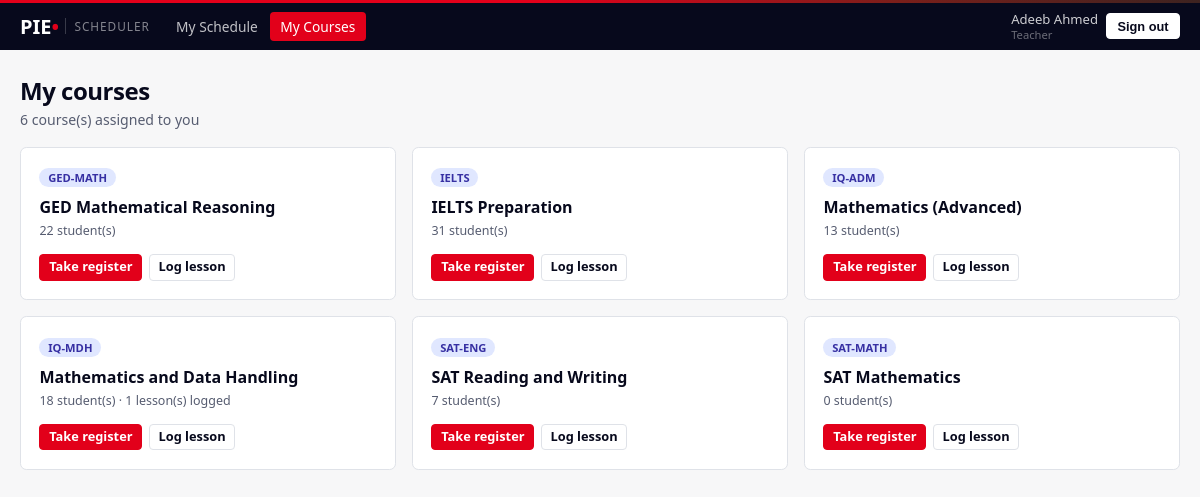
Page /teacher (signed in) on the committed database.
### models.py (models this page shows, shortened)
class User(UserMixin, db.Model):
    __tablename__ = "user"
    id           = db.Column(db.Integer, primary_key=True)
    username     = db.Column(db.String(64), unique=True, nullable=False, index=True)
    password_hash= db.Column(db.String(255), nullable=False)
    full_name    = db.Column(db.String(120), nullable=False)
    role         = db.Column(db.String(16), nullable=False, index=True)
    status       = db.Column(db.String(16), default="ACTIVE", nullable=False, index=True)
    phone        = db.Column(db.String(32))
    email        = db.Column(db.String(120))
    branch       = db.Column(db.String(32), index=True)
    subjects     = db.Column(db.String(255))          # teachers only
    max_daily_hours = db.Column(db.Float, default=8.0)# teachers only
    days_off     = db.Column(db.String(32))           # teachers: "0,3" = Mon,Thu
    work_hours   = db.Column(db.String(255))          # "0=10:00-20:00;1=14:00-20:00"
    initial_password = db.Column(db.String(64))
    created_at   = db.Column(db.DateTime, default=datetime.utcnow)
    @property
    def is_active(self):
        return self.status == "ACTIVE"
    @property
    def is_admin(self):
        return self.role == "ADMIN"
    @property
    def is_teacher(self):
        return self.role == "TEACHER"
    @property
    def is_student(self):
        return self.role == "STUDENT"
    @property
    def is_viewer(self):
        return self.role == "STUDENT_VIEWER"

class Course(db.Model):
    __tablename__ = "course"
    id           = db.Column(db.Integer, primary_key=True)
    course_code  = db.Column(db.String(32), unique=True, nullable=False)
    course_name  = db.Column(db.String(160), nullable=False)
    description  = db.Column(db.Text)          # what the course is, in prose
    mnemonic       = db.Column(db.String(40))    # e.g. 03 IFY MDH
    awarding_body  = db.Column(db.String(120))   # e.g. INTO Qualifications
    level          = db.Column(db.String(80))    # e.g. RQF Level 3
    credits        = db.Column(db.Integer)
    learning_hours = db.Column(db.Integer)
    assessment     = db.Column(db.Text)          # one line per component
    outcomes       = db.Column(db.Text)          # one line per outcome
    branch       = db.Column(db.String(32))
    is_archived  = db.Column(db.Boolean, default=False, nullable=False)
    created_at   = db.Column(db.DateTime, default=datetime.utcnow)

### views_teacher.py (the view)
@bp.route("/teacher")
@login_required
@teacher_only
def my_courses():
    courses = _my_courses()
    return render_template("teacher/courses.html", courses=courses,
                           notices=notices_for(current_user))

### helpers.py (called while the page is built, shortened)
def role_required(*roles):
    def decorator(f):
        @wraps(f)
        def inner(*args, **kwargs):
            if not current_user.is_authenticated:
                return redirect(url_for("login"))
            if current_user.role not in roles:
                abort(403)
            return f(*args, **kwargs)
        return inner
    return decorator

def read_only_guard():
    if not current_user.is_authenticated:
        return None
    if current_user.role != "STUDENT_VIEWER":
        return None

def notices_for(user):
    today = date.today()
    q = Announcement.query.filter(
        (Announcement.expires_on.is_(None)) | (Announcement.expires_on >= today)
    )
    if user.is_student:
        q = q.filter(Announcement.audience.in_(["STUDENTS", "EVERYONE"]))
        course_ids = [e.course_id for e in user.enrolments]
        q = q.filter(
            (Announcement.course_id.in_(course_ids)) |
            (Announcement.course_id.is_(None))
        )
    elif user.is_teacher:
        q = q.filter(Announcement.audience.in_(["TEACHERS", "EVERYONE"]))
        my_course_ids = [a.course_id for a in user.teaching_assignments]
        q = q.filter(
            (Announcement.course_id.in_(my_course_ids)) |
            (Announcement.course_id.is_(None))
        )
    return q.order_by(Announcement.is_urgent.desc(),
                      Announcement.created_at.desc()).all()

### views_teacher.py (called while the page is built)
def _my_courses():
    if current_user.is_admin:
        return Course.query.filter_by(is_archived=False).order_by(Course.course_code).all()
    found = {a.course for a in current_user.teaching_assignments
             if a.course and not a.course.is_archived}
    for g in ClassGroup.query.filter_by(teacher_id=current_user.id).all():
        if g.course and not g.course.is_archived:
            found.add(g.course)
    return sorted(found, key=lambda c: c.course_code)

### templates/teacher/courses.html (shortened to what this page needs)
{% extends "base.html" %}
{% block content %}
<div class="page-head">
  <div>
    <h1 class="page-title">My courses</h1>
    <p class="page-sub">{{ courses|length }} course(s) assigned to you</p>
  </div>
</div>
{% if courses %}
<div class="form-row cols-3" style="gap:1rem">
  {% for c in courses %}
  <div class="panel">
    <div style="margin-bottom:.6rem">
      <span class="pill pill-navy">{{ c.course_code }}</span>
    </div>
    <h3 style="font-size:1rem;font-weight:700;margin:0 0 .3rem">{{ c.course_name }}</h3>
    <p class="sub" style="margin:0 0 .9rem">
      {{ c.assignments|length }} student(s)
      {% if c.lessons %} &middot; {{ c.lessons|length }} lesson(s) logged{% endif %}
    </p>
    <div style="display:flex;gap:.4rem;flex-wrap:wrap">
      <a class="btn btn-sm btn-primary"
         href="{{ url_for('teacher.course', cid=c.id, tab='register') }}">Take register</a>
      <a class="btn btn-sm btn-outline"
         href="{{ url_for('teacher.course', cid=c.id, tab='lessons') }}">Log lesson</a>
    </div>
  </div>
  {% endfor %}
</div>
{% endif %}
{% endblock %}

### templates/base.html (shortened to what this page needs)
<!DOCTYPE html>
<html lang="en">
<head>
<link rel="stylesheet" href="{{ url_for('static', filename='css/style.css') }}">
</head>
<body>
{% if current_user.is_authenticated %}
<header class="app-bar">
  <div class="bar-inner">
    <a class="wordmark" href="{{ url_for('dashboard') }}">
      PIE<span class="wm-pie"> &bull;</span>
      <span class="wm-app">Scheduler</span>
    </a>
    <nav class="main-nav">
      {% if current_user.is_admin %}
        <a class="nav-link {{ 'active' if request.endpoint == 'admin.overview' }}"
           href="{{ url_for('admin.overview') }}">Dashboard</a>
        <div class="nav-drop">
          <button type="button" class="nav-link nav-drop-btn
            {{ 'active' if request.endpoint and ('student' in request.endpoint
               or 'teacher' in request.endpoint or 'batch' in request.endpoint) }}">
            People <span class="caret">&#9662;</span>
          </button>
          <div class="nav-menu">
            <a href="{{ url_for('admin.students') }}">Students</a>
            <a href="{{ url_for('admin.teachers') }}">Teachers</a>
            <a href="{{ url_for('admin.terms') }}">Terms</a>
            <a href="{{ url_for('admin.activity') }}">Activity</a>
            <a href="{{ url_for('admin.backup') }}">Download backup</a>
          </div>
        </div>
        <div class="nav-drop">
          <button type="button" class="nav-link nav-drop-btn
            {{ 'active' if request.endpoint and ('course' in request.endpoint
               or 'class' in request.endpoint or 'schedule' in request.endpoint
               or request.endpoint == 'admin.calendar') }}">
            Classes <span class="caret">&#9662;</span>
          </button>
          <div class="nav-menu">
            <a href="{{ url_for('admin.daily') }}">Daily routine &amp; rooms</a>
            <a href="{{ url_for('admin.workload') }}">Teacher load &amp; free time</a>
            <a href="{{ url_for('admin.calendar', view='day') }}">Today's timetable</a>
            <a href="{{ url_for('admin.calendar', view='week') }}">Week view</a>
            <a href="{{ url_for('admin.classes') }}">All classes</a>
            <a href="{{ url_for('admin.class_new') }}">Set up a class</a>
            <a href="{{ url_for('admin.courses') }}">Subjects</a>
            <a href="{{ url_for('admin.clashes') }}">Conflicts</a>
            <a href="{{ url_for('admin.data_check') }}">Data check</a>
          </div>
        </div>
        <a class="nav-link {{ 'active' if request.endpoint and 'routines' in request.endpoint }}"
           href="{{ url_for('admin.routines') }}">Routines</a>
        <a class="nav-link {{ 'active' if request.endpoint == 'admin.reports' }}"
           href="{{ url_for('admin.reports') }}">Reports</a>
        <a class="nav-link {{ 'active' if request.endpoint == 'admin.notices' }}"
           href="{{ url_for('admin.notices') }}">Notices</a>
      {% elif current_user.is_viewer %}
        <a class="nav-link {{ 'active' if 'viewer' in (request.endpoint or '') }}"
           href="{{ url_for('viewer.search') }}">Student Records</a>
      {% elif current_user.is_teacher %}
        <a class="nav-link {{ 'active' if request.endpoint == 'teacher.my_schedule' }}"
           href="{{ url_for('teacher.my_schedule') }}">My Schedule</a>
        <a class="nav-link {{ 'active' if request.endpoint in ('teacher.my_courses','teacher.course') }}"
           href="{{ url_for('teacher.my_courses') }}">My Courses</a>
      {% elif current_user.is_student %}
        <a class="nav-link {{ 'active' if request.endpoint == 'student.dashboard' }}"
           href="{{ url_for('student.dashboard') }}">My Learning</a>
      {% endif %}
    </nav>
    <div class="bar-user">
      <span class="who">{{ current_user.full_name }}<em>{{ current_user.role|title }}</em></span>
      <a href="{{ url_for('logout') }}">
        <button class="btn-signout">Sign out</button>
      </a>
    </div>
  </div>
</header>
{% endif %}
<div class="page">
  {% block content %}{% endblock %}
</div>
</body>
</html>

### static/css/style.css (style rules this page uses)
:root { --ink:#07091C;--ink-2:#161A31;--ink-soft:#565C70;--red:#E2001A;--red-dk:#B80016; --line:#DFE2E8;--line-soft:#EDEFF3;--surface:#F7F7F8;--warn:#B45309;--warn-bg:#FDF3E7; --ok:#0B6B3A;--ok-bg:#E8F3EC }
* { box-sizing:border-box;-webkit-tap-highlight-color:transparent }
body { font-family:system-ui,-apple-system,"Segoe UI",sans-serif;background:var(--surface); color:var(--ink);min-height:100vh;font-size:15px;margin:0 }
a { color:var(--red-dk);text-decoration:none }
.sub { font-size:.78rem;color:var(--ink-soft);line-height:1.3 }
.app-bar { background:var(--ink);position:sticky;top:0;z-index:1020 }
.bar-inner { max-width:1560px;margin:0 auto;padding:.55rem 1.25rem;display:flex;align-items:center;gap:1rem;flex-wrap:wrap }
.wordmark { display:inline-flex;align-items:center;font-weight:800;font-size:1.25rem;color:#fff;text-decoration:none }
.wm-pie { color:var(--red) }
.wm-app { font-size:.74rem;font-weight:500;letter-spacing:.08em;text-transform:uppercase;color:rgba(255,255,255,.5);margin-left:.4rem;padding-left:.5rem;border-left:1px solid rgba(255,255,255,.2) }
.main-nav { display:flex;gap:.1rem;flex-wrap:wrap }
.nav-link { color:rgba(255,255,255,.75);font-size:.86rem;font-weight:500;padding:.32rem .65rem;border-radius:.25rem;text-decoration:none;white-space:nowrap }
.nav-link.active { color:#fff;background:var(--red) }
.bar-user { display:flex;align-items:center;gap:.5rem;margin-left:auto }
.who { color:rgba(255,255,255,.8);font-size:.82rem;line-height:1.2 }
.who em { display:block;font-style:normal;font-size:.7rem;opacity:.5 }
.btn-signout { background:#fff;color:var(--ink);border:1px solid #fff;font-weight:700;font-size:.8rem;padding:.28rem .65rem;border-radius:.25rem;cursor:pointer }
.page { width:100%;max-width:1560px;margin:0 auto;padding:1.5rem 1.25rem 3rem }
.page-head { display:flex;flex-wrap:wrap;gap:1rem;align-items:flex-end;justify-content:space-between;margin-bottom:1.1rem }
.page-title { font-size:1.5rem;font-weight:700;letter-spacing:-.02em;margin:0 }
.page-sub { color:var(--ink-soft);margin:.2rem 0 0;font-size:.88rem }
.panel { background:#fff;border:1px solid var(--line);border-radius:.4rem;padding:1.15rem }
.btn { display:inline-flex;align-items:center;gap:.35rem;padding:.38rem .8rem;border-radius:.25rem;font-size:.875rem;font-weight:600;border:1px solid transparent;cursor:pointer;text-decoration:none;line-height:1.4;white-space:nowrap;transition:background .12s,color .12s,border-color .12s }
.btn-primary { background:var(--red);color:#fff;border-color:var(--red) }
.btn-outline { background:#fff;color:var(--ink);border-color:var(--line) }
.btn-sm { padding:.22rem .55rem;font-size:.8rem }
.form-row { display:grid;gap:1rem }
.cols-3 { grid-template-columns:1fr 1fr 1fr }
.pill { display:inline-flex;align-items:center;gap:.2rem;padding:.12rem .55rem;border-radius:99px;font-size:.7rem;font-weight:700;white-space:nowrap }
.pill-navy { background:#e0e7ff;color:#3730a3 }
.sub { overflow-wrap:anywhere }

### rows in the picture
User: full_name "Adeeb Ahmed", role "Teacher"
Course: course_code "GED-MATH", course_name "GED Mathematical Reasoning", assignments|length "22"
Course: course_code "IELTS", course_name "IELTS Preparation", assignments|length "31"
Course: course_code "IQ-ADM", course_name "Mathematics (Advanced)", assignments|length "13"
Course: course_code "IQ-MDH", course_name "Mathematics and Data Handling", assignments|length "18", lessons|length "1"
Course: course_code "SAT-ENG", course_name "SAT Reading and Writing", assignments|length "7"
Course: course_code "SAT-MATH", course_name "SAT Mathematics", assignments|length "0"

### other values in the picture
{{ courses|length }} "6"
